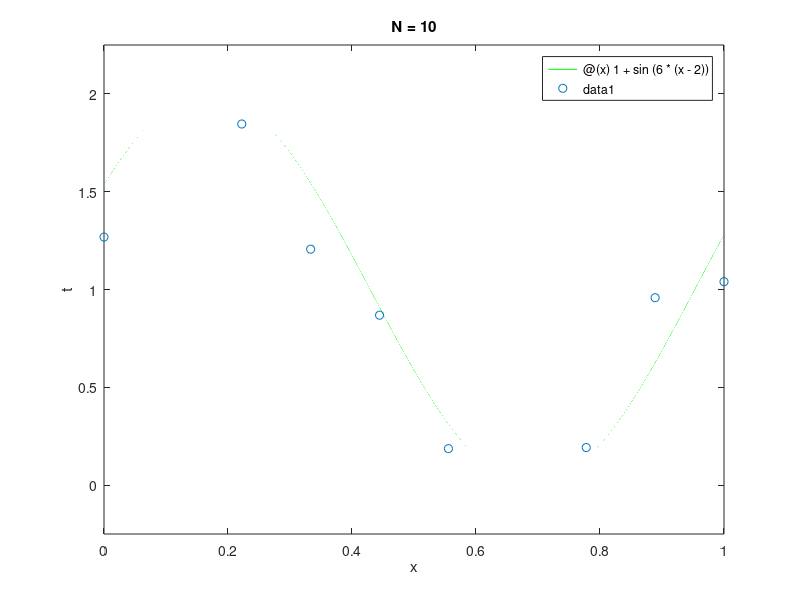

Here is the MATLAB script that generated this plot:
f = @(x) 1 + sin(6*(x-2));

train_x = linspace(0,1,10);
train_y = f(train_x) + normrnd(0,0.3,1,10);

test_x = linspace(0,1,100);
test_y = f(test_x) + normrnd(0,0.3,1,100);

fplot(f, [0 1], 'g');
hold on
plot(train_x, train_y, 'o');
ylim([-.25 2.25]);
hold off

xlabel('x')
ylabel('t')
title('N = 10')